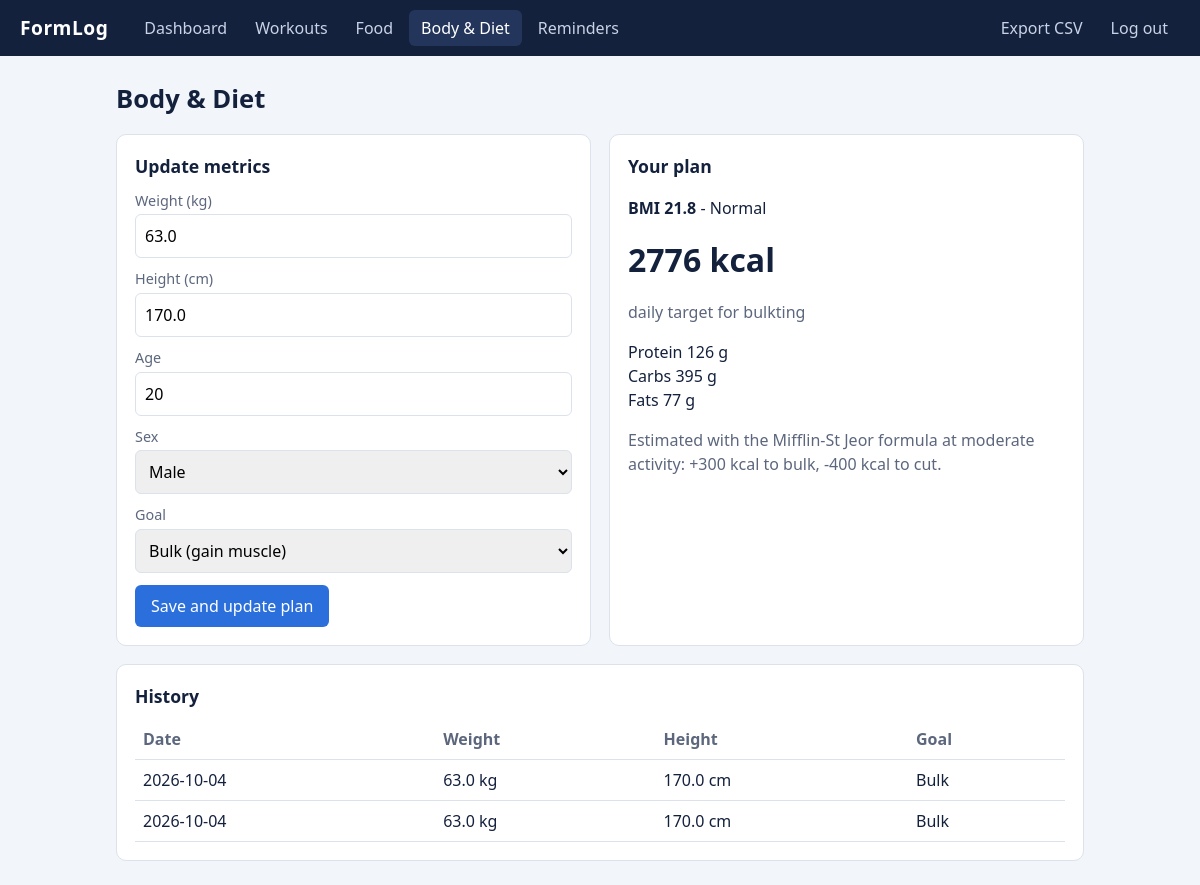
/body (signed in), run on the app's committed database.
### tables this page shows
CREATE TABLE body(id INTEGER PRIMARY KEY, user_id INT, day TEXT, weight REAL, height REAL, age INT, sex TEXT, goal TEXT);

### app.py (the view)
@app.route("/body", methods=["GET", "POST"])
@login_required
def body():
    uid = session["uid"]
    if request.method == "POST":
        f = request.form
        db().execute("INSERT INTO body(user_id,day,weight,height,age,sex,goal) VALUES(?,?,?,?,?,?,?)",
            (uid, today(), float(f["weight"]), float(f["height"]), int(f["age"]), f["sex"], f["goal"]))
        db().commit(); flash("Body metrics saved."); return redirect(url_for("body"))
    rows = db().execute("SELECT * FROM body WHERE user_id=? ORDER BY day DESC, id DESC", (uid,)).fetchall()
    return render_template("body.html", rows=rows, plan=plan_for(latest_body(uid)), last=latest_body(uid))

### app.py (called while the page is built)
def db():
    if "db" not in g:
        g.db = sqlite3.connect(DB)
        g.db.row_factory = sqlite3.Row
    return g.db

def login_required(f):
    @wraps(f)
    def w(*a, **k):
        if "uid" not in session: return redirect(url_for("login"))
        return f(*a, **k)
    return w

def plan_for(b):
    if not b: return None
    h = b["height"] / 100
    bmi = b["weight"] / (h * h)
    cat = ("Underweight" if bmi < 18.5 else "Normal" if bmi < 25 else
           "Overweight" if bmi < 30 else "Obese")
    bmr = 10 * b["weight"] + 6.25 * b["height"] - 5 * b["age"] + (5 if b["sex"] == "Male" else -161)
    tdee = bmr * 1.55  # moderately active
    cal = tdee + 300 if b["goal"] == "Bulk" else tdee - 400
    protein = 2.0 * b["weight"]
    fats = cal * 0.25 / 9
    carbs = (cal - protein * 4 - fats * 9) / 4
    return dict(bmi=round(bmi, 1), cat=cat, cal=round(cal), protein=round(protein),
                carbs=round(carbs), fats=round(fats), goal=b["goal"])

def latest_body(uid):
    return db().execute("SELECT * FROM body WHERE user_id=? ORDER BY day DESC, id DESC LIMIT 1", (uid,)).fetchone()

### templates/body.html
{% extends "base.html" %}{% block body %}
<h1>Body & Diet</h1><div class="grid">
<div class="card"><h2>Update metrics</h2><form method="post">
<label>Weight (kg)</label><input name="weight" type="number" step="0.1" required value="{{ last.weight if last }}">
<label>Height (cm)</label><input name="height" type="number" step="0.1" required value="{{ last.height if last }}">
<label>Age</label><input name="age" type="number" required value="{{ last.age if last }}">
<label>Sex</label><select name="sex"><option>Male</option><option>Female</option></select>
<label>Goal</label><select name="goal"><option value="Bulk">Bulk (gain muscle)</option><option value="Cut">Cut (lose fat)</option></select>
<button>Save and update plan</button></form></div>
<div class="card"><h2>Your plan</h2>
{% if plan %}<p><b>BMI {{ plan.bmi }}</b> - {{ plan.cat }}</p>
<div class="stat">{{ plan.cal }} kcal</div><p class="muted">daily target for {{ plan.goal|lower }}ting</p>
<p>Protein {{ plan.protein }} g<br>Carbs {{ plan.carbs }} g<br>Fats {{ plan.fats }} g</p>
<p class="muted">Estimated with the Mifflin-St Jeor formula at moderate activity: +300 kcal to bulk, -400 kcal to cut.</p>
{% else %}<p class="muted">Save your metrics to see your BMI and diet plan.</p>{% endif %}</div></div>
<div class="card"><h2>History</h2><table><tr><th>Date</th><th>Weight</th><th>Height</th><th>Goal</th></tr>
{% for r in rows %}<tr><td>{{ r.day }}</td><td>{{ r.weight }} kg</td><td>{{ r.height }} cm</td><td>{{ r.goal }}</td></tr>{% endfor %}</table></div>{% endblock %}

### templates/base.html (shortened to what this page needs)
<!doctype html><html lang="en"><head><meta charset="utf-8">
</head><body>
{% if session.uid %}<nav><b>FormLog</b>
{% for ep,l in [('dashboard','Dashboard'),('workouts','Workouts'),('food','Food'),('body','Body & Diet'),('reminders','Reminders')] %}
<a href="{{ url_for(ep) }}" class="{{ 'on' if request.endpoint==ep }}">{{ l }}</a>{% endfor %}
<a href="{{ url_for('export') }}">Export CSV</a><a href="{{ url_for('logout') }}">Log out</a></nav>{% endif %}
<main>{% for m in get_flashed_messages() %}<div class="flash">{{ m }}</div>{% endfor %}
{% block body %}{% endblock %}</main></body></html>

### templates/base.html (style rules this page uses)
:root { --ink:#14213d;--muted:#5c677d;--bg:#f2f5f9;--card:#fff;--line:#dbe2ec;--accent:#2a6fdb;--p:#2a6fdb;--c:#e09f1f;--f:#c2465a }
* { box-sizing:border-box }
body { margin:0;font:16px/1.5 "Segoe UI",system-ui,sans-serif;background:var(--bg);color:var(--ink) }
nav { background:var(--ink);display:flex;flex-wrap:wrap;align-items:center;gap:4px;padding:10px 20px }
nav b { color:#fff;font-size:1.2rem;margin-right:20px;letter-spacing:.5px }
nav a { color:#c9d3e6;text-decoration:none;padding:6px 12px;border-radius:6px }
nav a:hover,nav a.on { background:#24355c;color:#fff }
main { max-width:1000px;margin:24px auto;padding:0 16px }
h1 { font-size:1.6rem;margin:0 0 16px }
h2 { font-size:1.1rem;margin:0 0 10px }
.card { background:var(--card);border:1px solid var(--line);border-radius:10px;padding:18px;margin-bottom:18px }
.grid { display:grid;grid-template-columns:repeat(auto-fit,minmax(280px,1fr));gap:18px }
label { display:block;font-size:.9rem;color:var(--muted);margin:10px 0 3px }
input,select { width:100%;padding:9px;border:1px solid var(--line);border-radius:6px;font:inherit }
button,.btn { background:var(--accent);color:#fff;border:0;border-radius:6px;padding:9px 16px;font:inherit;cursor:pointer;text-decoration:none;display:inline-block;margin-top:12px }
table { width:100%;border-collapse:collapse }
th,td { text-align:left;padding:8px;border-bottom:1px solid var(--line) }
th { color:var(--muted);font-weight:600 }
.stat { font-size:2rem;font-weight:700 }
.muted { color:var(--muted) }

### data on the page
body: weight "63.0", height "170.0", age "20", goal "bulk", day "2026-10-04", goal "Bulk"
body: day "2026-10-04", weight "63.0", height "170.0", goal "Bulk"

### other printed values
{{ l }} "Dashboard" "Workouts" "Food" "Body & Diet" "Reminders"
{{ plan.bmi }} "21.8"
{{ plan.cat }} "Normal"
{{ plan.cal }} "2776"
{{ plan.protein }} "126"
{{ plan.carbs }} "395"
{{ plan.fats }} "77"
